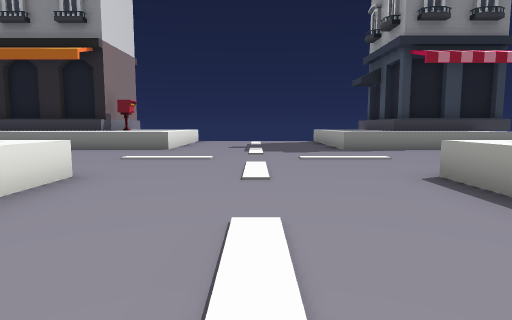
View 1 (above)

24 first-person views from a walk through a Unity game level. The camera is 1.4 m above the floor, tilts 6° down and sees 75° across. The floor is counted in squares, 2 m on a side. Each view is taken from the middle of a square. On the plan, view 1 faces up. The plan holds only what a view shows up to about 10 squares ahead; the rest is blank. The place goes on beyond the plan.

View 2
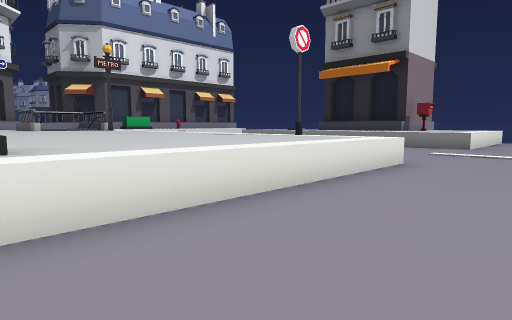

View 3
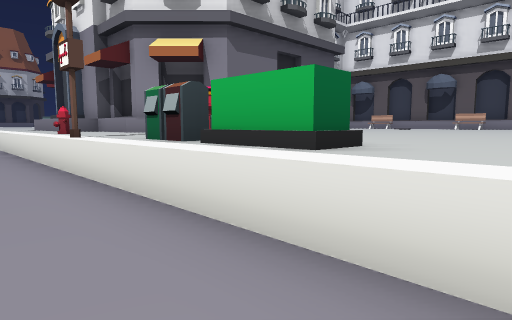

View 4
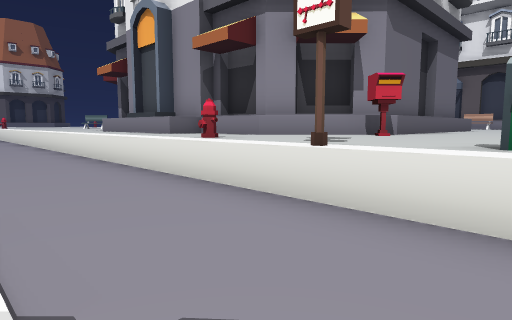

View 5
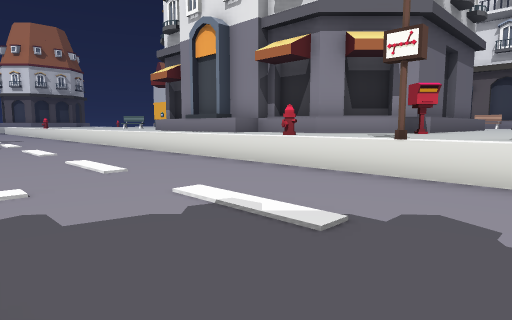

View 6
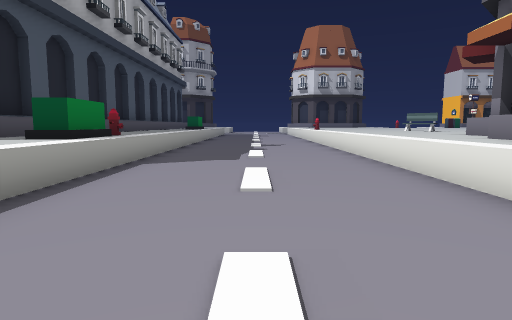

View 7
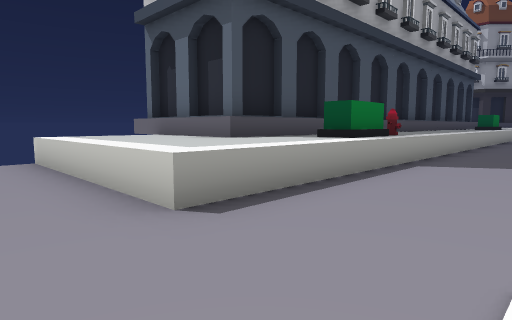

View 8
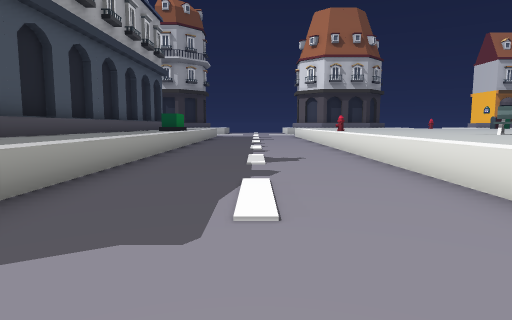

View 9
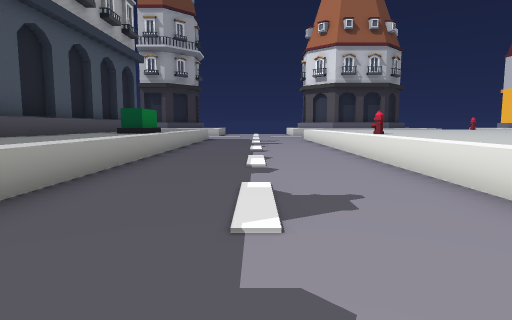

View 10
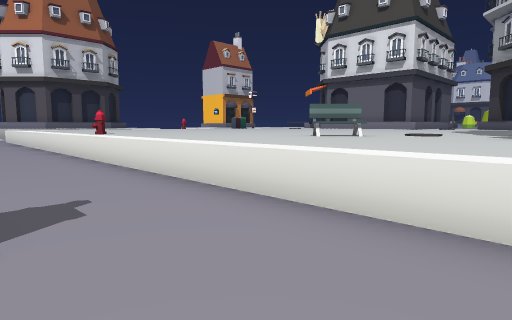

View 11
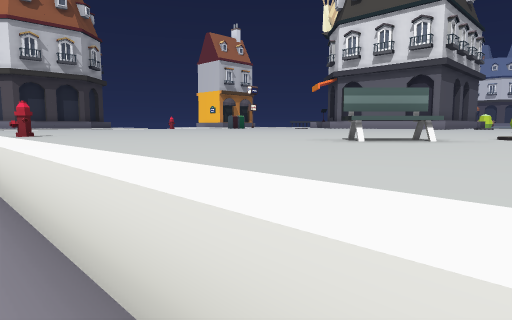

View 12
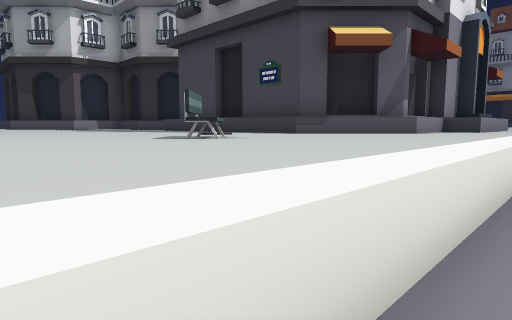

View 13
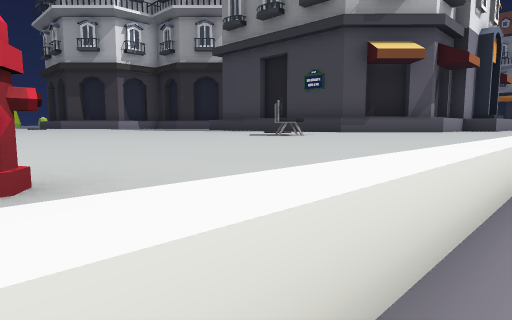

View 14
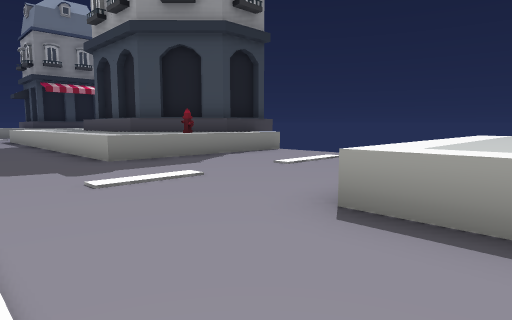

View 15
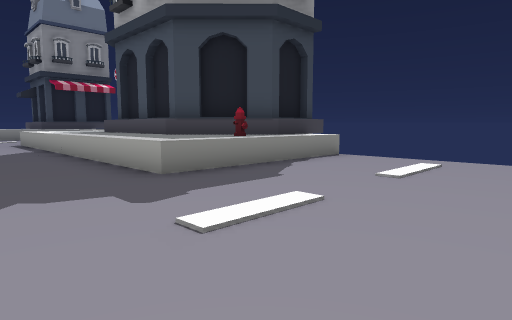

View 16
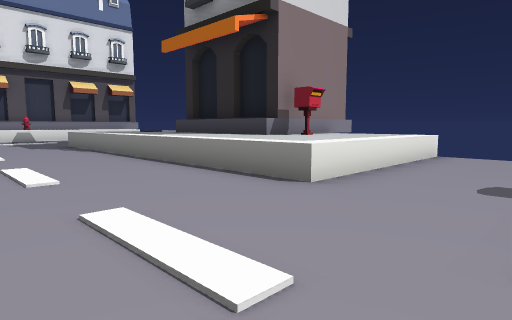

View 17
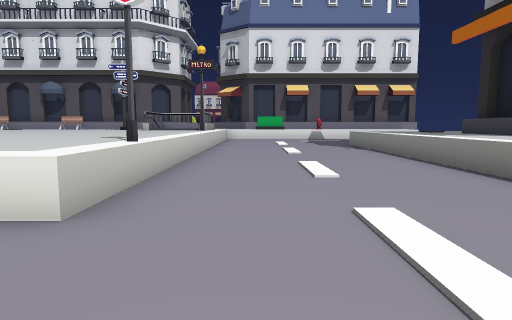

View 18
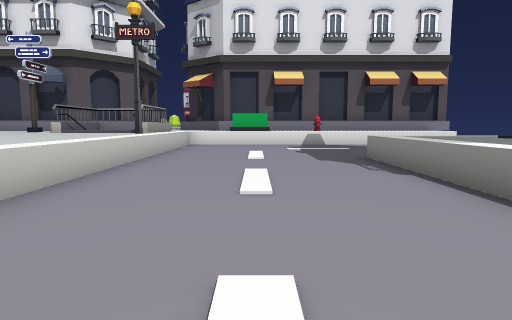

View 19
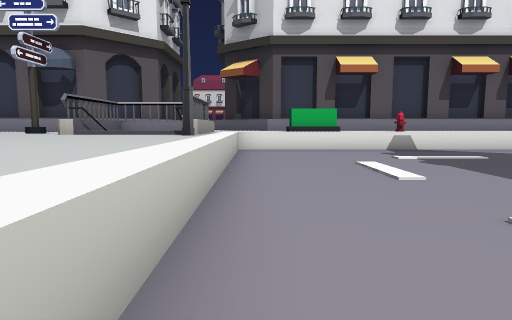

View 20
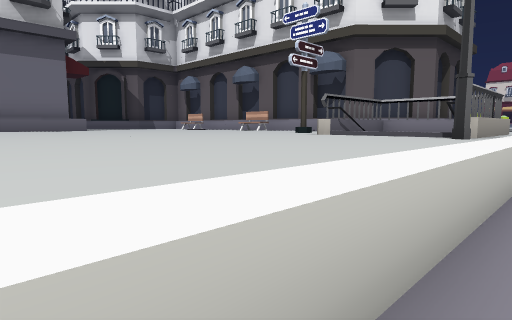

View 21
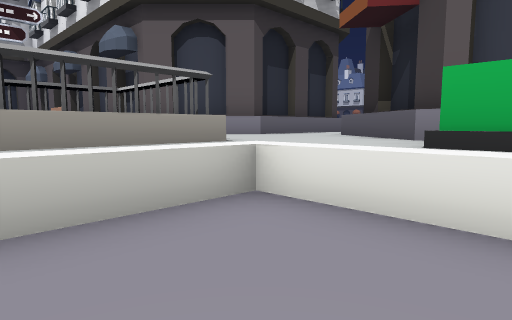

View 22
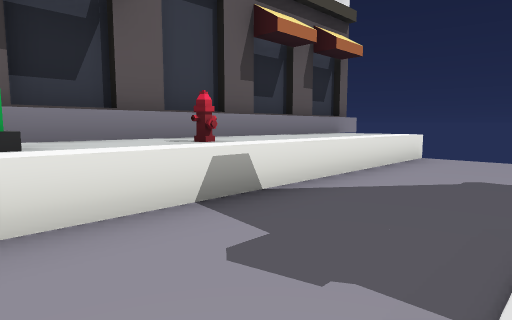

View 23
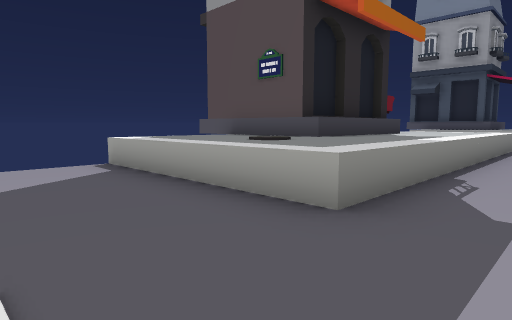

View 24
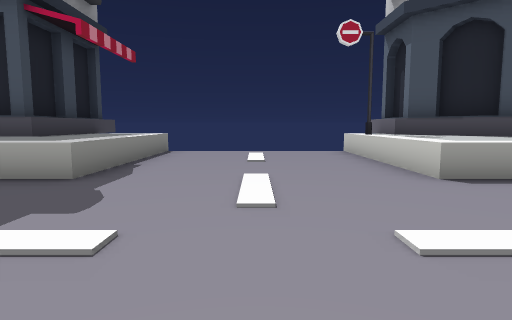

### Floor plan
Key: @ floor where view 1 was taken; # wall or solid block; . floor; ^ raised ledge; B bin; H hydrant; E bench; S sign; O other object.
Columns run from 20 left of view 1 to 8 right of it. Each row starts with its distance up from view 1.
 15 #          #  #
 14 #^^.. ..^^^#  #^^^..
 13 #^^.. ..^^^#  #O^^..
 12 #^^.....^O^####^^^..    ^^###
 11 #^^.....^O^^^^^^^^..   ^^^^^
 10 #^H.....^^^^^^^^^^.....^^^^^
  9 #^H.........................
  8 #^^.........................
  7 #OO.........................
  6 #OO.........................
  5 ^^^.........................
  4 ^^OOOOS^^^^^^^^^^^.....^^^^^
  3 ^^OO O^^^^^^^^^^^^.....^^^###
  2 ^^OO O^^^^^^^^^^^^.....^^#
  1 # OOOO^^^^^^^^^^^^.....^
  0     ^^^^^^^^^^^^^^..@..^^
 -1    ^^^^^^^^^^^^^^^.....^^
 -2    ^ ^^^^^^^^^^^OO.....^^#
 -3   OO  ^^^^^^^^  OO.. ..^^##
 -4   OO   ^^^^^    BB.....^^^###
 -5         ^^ ^^^^ ^^.....^^H^^#
 -6          ^^^^^^^^O..........
 -7          ^^^^^O^^^..........
 -8               ^^^H..........
 -9                ^^^..........
-10                ^^^..........
-11                #^^.....^^^^^
-12                 ^^.....^^^^^
-13                 #^.....^^^^^#
-14                 ^^.....^^^
-15                ^^^.....OO^
-16                ^^^.....OO#
-17               #^^^.....H
-18              #^^^^.....^^
-19           ^^^^^^^^.....^^
-20         ^^^^OO^^^^.....^^^
-21          ^^^OEE^^^.....^^^
-22        ^^^^^^EE^^^.....^^^
-23        ^^^^^^^^^^^.....^^^
-24         ^^^^^^^^^^.....^^^
-25        ^^^^^^^^^^^.....^^^
-26           ^^^^^^^^.....^^^
-27             ^^^^^H.....OO^

Positions as (right, up) in squares from view 1, and headings:
1: (0, 0), facing up
2: (0, -2), facing up-left
3: (-1, 0), facing down-left
4: (0, -4), facing down-left
5: (2, -4), facing down-left
6: (0, -9), facing down
7: (0, -9), facing down-right
8: (0, -14), facing down
9: (0, -18), facing down
10: (0, -18), facing down-left
11: (-2, -20), facing down-left
12: (-2, -25), facing up-left
13: (-2, -27), facing up-left
14: (0, -12), facing up-right
15: (0, -10), facing up-right
16: (0, 6), facing up-left
17: (0, 6), facing left
18: (-5, 7), facing left
19: (-8, 5), facing left
20: (-9, 5), facing down-left
21: (-15, 7), facing down-left
22: (-15, 7), facing up-left
23: (-15, 8), facing up-right
24: (-2, 7), facing right
